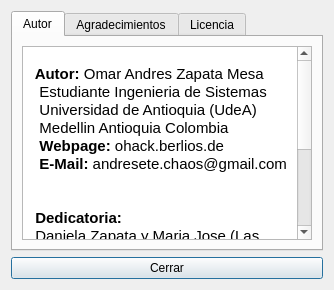
<ui version="4.0" >
 <class>OAboutDialog</class>
 <widget class="QDialog" name="OAboutDialog" >
  <property name="geometry" >
   <rect>
    <x>0</x>
    <y>0</y>
    <width>334</width>
    <height>290</height>
   </rect>
  </property>
  <property name="sizePolicy" >
   <sizepolicy vsizetype="Fixed" hsizetype="Fixed" >
    <horstretch>0</horstretch>
    <verstretch>0</verstretch>
   </sizepolicy>
  </property>
  <property name="windowTitle" >
   <string>Dialog</string>
  </property>
  <layout class="QGridLayout" >
   <item row="0" column="0" >
    <widget class="QTabWidget" name="tabWidget" >
     <property name="currentIndex" >
      <number>0</number>
     </property>
     <widget class="QWidget" name="tab" >
      <attribute name="title" >
       <string>Autor</string>
      </attribute>
      <layout class="QGridLayout" >
       <item row="0" column="0" >
        <widget class="QTextEdit" name="textEdit" >
         <property name="sizePolicy" >
          <sizepolicy vsizetype="Preferred" hsizetype="Preferred" >
           <horstretch>0</horstretch>
           <verstretch>0</verstretch>
          </sizepolicy>
         </property>
         <property name="readOnly" >
          <bool>true</bool>
         </property>
         <property name="html" >
          <string>&lt;html>&lt;head>&lt;meta name="qrichtext" content="1" />&lt;style type="text/css">
p, li { white-space: pre-wrap; }
&lt;/style>&lt;/head>&lt;body style=" font-family:'Sans Serif'; font-size:9pt; font-weight:400; font-style:normal;">
&lt;p style="-qt-paragraph-type:empty; margin-top:0px; margin-bottom:0px; margin-left:0px; margin-right:0px; -qt-block-indent:0; text-indent:0px;">&lt;/p>
&lt;p style=" margin-top:0px; margin-bottom:0px; margin-left:0px; margin-right:0px; -qt-block-indent:0; text-indent:0px; font-size:11pt; font-weight:600;">  Autor: &lt;span style=" font-weight:400;">Omar Andres Zapata Mesa&lt;/span>&lt;/p>
&lt;p style=" margin-top:0px; margin-bottom:0px; margin-left:0px; margin-right:0px; -qt-block-indent:0; text-indent:0px; font-size:11pt;">   Estudiante Ingenieria de Sistemas &lt;/p>
&lt;p style=" margin-top:0px; margin-bottom:0px; margin-left:0px; margin-right:0px; -qt-block-indent:0; text-indent:0px; font-size:11pt;">   Universidad de Antioquia (UdeA)&lt;/p>
&lt;p style=" margin-top:0px; margin-bottom:0px; margin-left:0px; margin-right:0px; -qt-block-indent:0; text-indent:0px; font-size:11pt;">   Medellin Antioquia Colombia&lt;/p>
&lt;p style=" margin-top:0px; margin-bottom:0px; margin-left:0px; margin-right:0px; -qt-block-indent:0; text-indent:0px; font-size:11pt;">  &lt;span style=" font-weight:600;"> Webpage: &lt;/span>ohack.berlios.de&lt;/p>
&lt;p style=" margin-top:0px; margin-bottom:0px; margin-left:0px; margin-right:0px; -qt-block-indent:0; text-indent:0px; font-size:11pt;">  &lt;span style=" font-weight:600;"> E-Mail:&lt;/span> andresete.chaos@gmail.com&lt;/p>
&lt;p style="-qt-paragraph-type:empty; margin-top:0px; margin-bottom:0px; margin-left:0px; margin-right:0px; -qt-block-indent:0; text-indent:0px; font-size:11pt;">&lt;/p>
&lt;p style="-qt-paragraph-type:empty; margin-top:0px; margin-bottom:0px; margin-left:0px; margin-right:0px; -qt-block-indent:0; text-indent:0px; font-size:11pt;">&lt;/p>
&lt;p style=" margin-top:0px; margin-bottom:0px; margin-left:0px; margin-right:0px; -qt-block-indent:0; text-indent:0px; font-size:11pt;">  &lt;span style=" font-weight:600;">Dedicatoria:&lt;/span>&lt;/p>
&lt;p style=" margin-top:0px; margin-bottom:0px; margin-left:0px; margin-right:0px; -qt-block-indent:0; text-indent:0px; font-size:11pt; font-weight:600;">&lt;span style=" font-weight:400;">  Daniela Zapata y Maria Jose (Las quiero Mucho)&lt;/span>&lt;/p>
&lt;p style=" margin-top:0px; margin-bottom:0px; margin-left:0px; margin-right:0px; -qt-block-indent:0; text-indent:0px; font-size:11pt;">  Mis Abuelos Otilia Cuartas y Emilio Mesa (Gran Ejemplo de Vida)&lt;/p>
&lt;p style=" margin-top:0px; margin-bottom:0px; margin-left:0px; margin-right:0px; -qt-block-indent:0; text-indent:0px; font-size:11pt;">  MI Familia&lt;/p>
&lt;p style=" margin-top:0px; margin-bottom:0px; margin-left:0px; margin-right:0px; -qt-block-indent:0; text-indent:0px; font-size:11pt;">  Mis Amigos&lt;/p>
&lt;p style=" margin-top:0px; margin-bottom:0px; margin-left:0px; margin-right:0px; -qt-block-indent:0; text-indent:0px; font-size:11pt;">  A todos los que apoyamos y creemos en&lt;/p>
&lt;p style=" margin-top:0px; margin-bottom:0px; margin-left:0px; margin-right:0px; -qt-block-indent:0; text-indent:0px; font-size:11pt;">  GNU/LINUX &lt;/p>
&lt;p style="-qt-paragraph-type:empty; margin-top:0px; margin-bottom:0px; margin-left:0px; margin-right:0px; -qt-block-indent:0; text-indent:0px;">&lt;/p>&lt;/body>&lt;/html></string>
         </property>
        </widget>
       </item>
      </layout>
     </widget>
     <widget class="QWidget" name="tab_2" >
      <attribute name="title" >
       <string>Agradecimientos</string>
      </attribute>
      <layout class="QGridLayout" >
       <item row="0" column="0" >
        <widget class="QTextEdit" name="textEdit_2" >
         <property name="html" >
          <string>&lt;html>&lt;head>&lt;meta name="qrichtext" content="1" />&lt;style type="text/css">
p, li { white-space: pre-wrap; }
&lt;/style>&lt;/head>&lt;body style=" font-family:'Sans Serif'; font-size:9pt; font-weight:400; font-style:normal;">
&lt;p style="-qt-paragraph-type:empty; margin-top:0px; margin-bottom:0px; margin-left:0px; margin-right:0px; -qt-block-indent:0; text-indent:0px;">&lt;/p>
&lt;p style=" margin-top:0px; margin-bottom:0px; margin-left:0px; margin-right:0px; -qt-block-indent:0; text-indent:0px;">  &lt;span style=" font-size:12pt;">Agradezco principalmente a mi hermana &lt;/span>&lt;/p>
&lt;p style=" margin-top:0px; margin-bottom:0px; margin-left:0px; margin-right:0px; -qt-block-indent:0; text-indent:0px; font-size:12pt;">  Diana   Zapata por apoyar todas mis &lt;/p>
&lt;p style=" margin-top:0px; margin-bottom:0px; margin-left:0px; margin-right:0px; -qt-block-indent:0; text-indent:0px; font-size:12pt;"> decisiones (En realidad locuras), y a mis Amigos&lt;/p>
&lt;p style=" margin-top:0px; margin-bottom:0px; margin-left:0px; margin-right:0px; -qt-block-indent:0; text-indent:0px; font-size:12pt;"> Gerardo Gutierrez y Andersson Ospina por creer&lt;/p>
&lt;p style=" margin-top:0px; margin-bottom:0px; margin-left:0px; margin-right:0px; -qt-block-indent:0; text-indent:0px; font-size:12pt;">  mi, seguirme y apoyarme en las locuras&lt;/p>
&lt;p style=" margin-top:0px; margin-bottom:0px; margin-left:0px; margin-right:0px; -qt-block-indent:0; text-indent:0px; font-size:12pt;"> (Decisiones)&lt;/p>
&lt;p style=" margin-top:0px; margin-bottom:0px; margin-left:0px; margin-right:0px; -qt-block-indent:0; text-indent:0px; font-size:11pt;">  &lt;/p>&lt;/body>&lt;/html></string>
         </property>
        </widget>
       </item>
      </layout>
     </widget>
     <widget class="QWidget" name="tab_3" >
      <attribute name="title" >
       <string>Licencia</string>
      </attribute>
     </widget>
    </widget>
   </item>
   <item row="1" column="0" >
    <widget class="QPushButton" name="pushButton" >
     <property name="text" >
      <string>Cerrar</string>
     </property>
    </widget>
   </item>
  </layout>
 </widget>
 <resources/>
 <connections>
  <connection>
   <sender>pushButton</sender>
   <signal>clicked()</signal>
   <receiver>OAboutDialog</receiver>
   <slot>close()</slot>
   <hints>
    <hint type="sourcelabel" >
     <x>314</x>
     <y>276</y>
    </hint>
    <hint type="destinationlabel" >
     <x>252</x>
     <y>284</y>
    </hint>
   </hints>
  </connection>
 </connections>
</ui>
